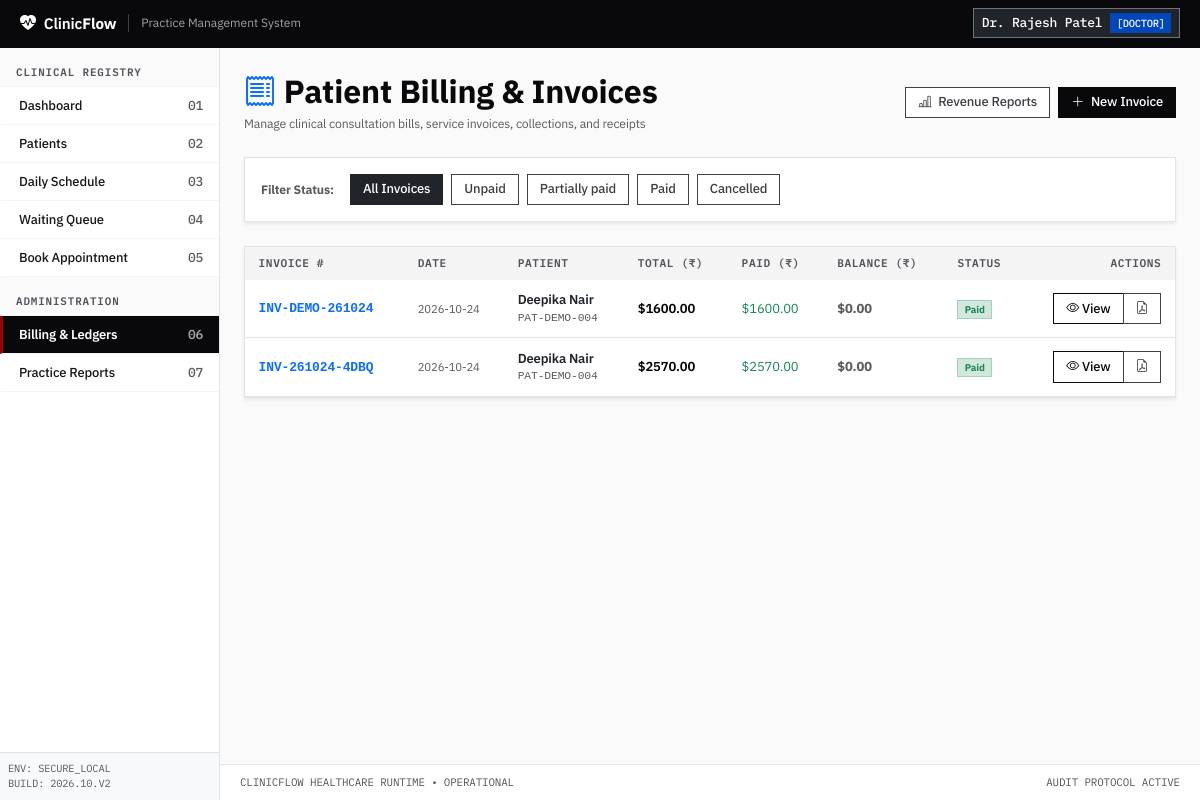
The app's page /billing/ (signed in) with its own data.
### app/models/user.py (models this page shows, shortened)
class User(UserMixin, db.Model):
    __tablename__ = 'users'
    id = db.Column(db.Integer, primary_key=True)
    name = db.Column(db.String(100), nullable=False)
    email = db.Column(db.String(120), unique=True, nullable=False, index=True)
    password_hash = db.Column(db.String(256), nullable=False)
    role = db.Column(db.String(30), nullable=False, default=Role.RECEPTIONIST)
    is_active = db.Column(db.Boolean, default=True, nullable=False)
    created_at = db.Column(db.DateTime, default=lambda: datetime.now(timezone.utc), nullable=False)
    def is_admin(self) -> bool:
        return self.role == Role.ADMIN

### app/models/billing.py (models this page shows, shortened)
class Invoice(db.Model):
    __tablename__ = 'invoices'
    id = db.Column(db.Integer, primary_key=True)
    invoice_number = db.Column(db.String(32), unique=True, nullable=False, index=True)
    patient_id = db.Column(db.Integer, db.ForeignKey('patients.id', ondelete='CASCADE'), nullable=False, index=True)
    visit_id = db.Column(db.Integer, db.ForeignKey('visits.id', ondelete='SET NULL'), nullable=True, index=True)
    created_by_id = db.Column(db.Integer, db.ForeignKey('users.id', ondelete='SET NULL'), nullable=True)
    subtotal = db.Column(db.Numeric(10, 2), default=Decimal('0.00'), nullable=False)
    discount = db.Column(db.Numeric(10, 2), default=Decimal('0.00'), nullable=False)
    total_amount = db.Column(db.Numeric(10, 2), default=Decimal('0.00'), nullable=False)
    amount_paid = db.Column(db.Numeric(10, 2), default=Decimal('0.00'), nullable=False)
    status = db.Column(db.String(30), default=InvoiceStatus.UNPAID, nullable=False, index=True)
    cancellation_reason = db.Column(db.String(255), nullable=True)
    notes = db.Column(db.Text, nullable=True)
    created_at = db.Column(db.DateTime, default=lambda: datetime.now(timezone.utc), nullable=False, index=True)
    updated_at = db.Column(
        db.DateTime,
        default=lambda: datetime.now(timezone.utc),
        onupdate=lambda: datetime.now(timezone.utc),
        nullable=False
    )
    patient = db.relationship('Patient', backref=db.backref('invoices', lazy='dynamic', cascade='all, delete-orphan'))
    visit = db.relationship('Visit', backref=db.backref('invoices', lazy='dynamic'))
    created_by = db.relationship('User', backref=db.backref('created_invoices', lazy='dynamic'))
    items = db.relationship('InvoiceItem', backref='invoice', cascade='all, delete-orphan', lazy='joined')
    payments = db.relationship('Payment', backref='invoice', cascade='all, delete-orphan', lazy='dynamic')
    @property
    def balance_due(self) -> Decimal:
        if self.status == InvoiceStatus.CANCELLED:
            return Decimal('0.00')
        due = Decimal(str(self.total_amount)) - Decimal(str(self.amount_paid))
        return due if due > Decimal('0.00') else Decimal('0.00')

### app/models/patient.py (models this page shows, shortened)
class Patient(db.Model):
    __tablename__ = 'patients'
    id = db.Column(db.Integer, primary_key=True)
    patient_code = db.Column(db.String(32), unique=True, nullable=False, index=True)
    full_name = db.Column(db.String(120), nullable=False, index=True)
    date_of_birth = db.Column(db.Date, nullable=False)
    phone = db.Column(db.String(25), nullable=False, index=True)
    address = db.Column(db.Text, nullable=False)
    emergency_contact = db.Column(db.String(120), nullable=False)
    is_archived = db.Column(db.Boolean, default=False, nullable=False, index=True)
    archive_reason = db.Column(db.String(255), nullable=True)
    created_at = db.Column(db.DateTime, default=lambda: datetime.now(timezone.utc), nullable=False)
    updated_at = db.Column(
        db.DateTime,
        default=lambda: datetime.now(timezone.utc),
        onupdate=lambda: datetime.now(timezone.utc),
        nullable=False
    )

### app/routes/billing.py (the view)
@bp.route('/')
@staff_required
def index():
    status = request.args.get('status', '').strip() or None
    query = Invoice.query
    if status:
        query = query.filter_by(status=status)
    invoices = query.order_by(Invoice.created_at.desc()).all()
    return render_template('billing/index.html', invoices=invoices, selected_status=status, InvoiceStatus=InvoiceStatus)

### app/templates/billing/index.html (shortened to what this page needs)
{% extends "base.html" %}
{% block content %}
<div class="d-flex flex-wrap justify-content-between align-items-center mb-4 gap-2">
    <div>
        <h2 class="fw-bold mb-1"><i class="bi bi-receipt text-primary me-2"></i>Patient Billing & Invoices</h2>
        <p class="text-muted small mb-0">Manage clinical consultation bills, service invoices, collections, and receipts</p>
    </div>
    <div class="d-flex gap-2">
        <a href="{{ url_for('reports.index') }}" class="btn btn-outline-secondary">
            <i class="bi bi-bar-chart-line me-1"></i> Revenue Reports
        </a>
        <a href="{{ url_for('billing.create') }}" class="btn btn-primary">
            <i class="bi bi-plus-lg me-1"></i> New Invoice
        </a>
    </div>
</div>
<div class="card border-0 shadow-sm mb-4">
    <div class="card-body p-3">
        <div class="d-flex flex-wrap gap-2 align-items-center">
            <span class="text-muted small fw-bold me-2">Filter Status:</span>
            <a href="{{ url_for('billing.index') }}" class="btn btn-sm {% if not selected_status %}btn-dark{% else %}btn-outline-secondary{% endif %}">
                All Invoices
            </a>
            {% for st in InvoiceStatus.ALL_STATUSES %}
            <a href="{{ url_for('billing.index', status=st) }}" class="btn btn-sm {% if selected_status == st %}btn-dark{% else %}btn-outline-secondary{% endif %}">
                {{ st.replace('_', ' ').capitalize() }}
            </a>
            {% endfor %}
        </div>
    </div>
</div>
<div class="card border-0 shadow-sm">
    <div class="table-responsive">
        <table class="table table-hover align-middle mb-0">
            <thead class="table-light">
                <tr>
                    <th>Invoice #</th>
                    <th>Date</th>
                    <th>Patient</th>
                    <th>Total (₹)</th>
                    <th>Paid (₹)</th>
                    <th>Balance (₹)</th>
                    <th>Status</th>
                    <th class="text-end">Actions</th>
                </tr>
            </thead>
            <tbody>
                {% for inv in invoices %}
                <tr>
                    <td>
                        <a href="{{ url_for('billing.detail', invoice_id=inv.id) }}" class="fw-bold font-monospace text-decoration-none">
                            {{ inv.invoice_number }}
                        </a>
                    </td>
                    <td class="text-muted small">{{ inv.created_at.strftime('%Y-%m-%d') }}</td>
                    <td>
                        <a href="{{ url_for('patients.detail', patient_id=inv.patient.id) }}" class="fw-semibold text-dark text-decoration-none">
                            {{ inv.patient.full_name }}
                        </a>
                        <div class="text-muted small font-monospace">{{ inv.patient.patient_code }}</div>
                    </td>
                    <td class="fw-semibold">${{ "%.2f"|format(inv.total_amount) }}</td>
                    <td class="text-success">${{ "%.2f"|format(inv.amount_paid) }}</td>
                    <td class="fw-bold {% if inv.balance_due > 0 %}text-danger{% else %}text-muted{% endif %}">
                        ${{ "%.2f"|format(inv.balance_due) }}
                    </td>
                    <td>
                        {% if inv.status == InvoiceStatus.PAID %}
                            <span class="badge bg-success-subtle text-success border border-success-subtle">Paid</span>
                        {% elif inv.status == InvoiceStatus.PARTIALLY_PAID %}
                            <span class="badge bg-warning-subtle text-dark border border-warning-subtle">Partially Paid</span>
                        {% elif inv.status == InvoiceStatus.UNPAID %}
                            <span class="badge bg-danger-subtle text-danger border border-danger-subtle">Unpaid</span>
                        {% elif inv.status == InvoiceStatus.CANCELLED %}
                            <span class="badge bg-secondary-subtle text-secondary border border-secondary-subtle">Cancelled</span>
                        {% endif %}
                    </td>
                    <td class="text-end">
                        <div class="btn-group btn-group-sm">
                            <a href="{{ url_for('billing.detail', invoice_id=inv.id) }}" class="btn btn-outline-primary" title="View Invoice">
                                <i class="bi bi-eye"></i> View
                            </a>
                            <a href="{{ url_for('billing.invoice_pdf', invoice_id=inv.id) }}" class="btn btn-outline-secondary" target="_blank" title="Print PDF">
                                <i class="bi bi-file-earmark-pdf"></i>
                            </a>
                        </div>
                    </td>
                </tr>
                {% endfor %}
            </tbody>
        </table>
    </div>
</div>
{% endblock %}

### app/templates/base.html (shortened to what this page needs)
<!DOCTYPE html>
<html lang="en">
<head>
    <link href="https://cdn.jsdelivr.net/npm/bootstrap@5.3.3/dist/css/bootstrap.min.css" rel="stylesheet">
    <link href="https://cdn.jsdelivr.net/npm/bootstrap-icons@1.11.3/font/bootstrap-icons.min.css" rel="stylesheet">
</head>
<body>
    <header class="cf-masthead">
        <div class="d-flex align-items-center">
            <a class="cf-brand" href="{{ url_for('main.dashboard') }}">
                <i class="bi bi-heart-pulse-fill text-white fs-6"></i>
                <span>Clinic<strong class="text-white">Flow</strong></span>
            </a>
            <span class="cf-meta-tag d-none d-md-inline-block">Practice Management System</span>
        </div>
        <div>
            {% if current_user.is_authenticated %}
            <div class="dropdown">
                <button class="btn btn-sm btn-dark border border-secondary text-white font-mono py-1 px-2 d-flex align-items-center" type="button" id="userMenuButton" data-bs-toggle="dropdown" aria-expanded="false">
                    <span class="me-2">{{ current_user.name }}</span>
                    <span class="badge-role-{{ current_user.role }}">[{{ current_user.role|upper }}]</span>
                </button>
            </div>
            {% else %}
            <a href="{{ url_for('auth.login') }}" class="btn btn-sm btn-outline-light font-mono">
                [AUTH LOGIN]
            </a>
            {% endif %}
        </div>
    </header>
    <div class="cf-shell">
        {% if current_user.is_authenticated %}
        <nav class="cf-sidebar" id="sidebarNav">
            <div>
                <div class="cf-nav-section-label">CLINICAL REGISTRY</div>
                <a class="cf-nav-item {% if request.endpoint == 'main.dashboard' %}active{% endif %}" href="{{ url_for('main.dashboard') }}">
                    <span>Dashboard</span>
                    <span class="font-mono text-muted">01</span>
                </a>
                <a class="cf-nav-item {% if request.endpoint and 'patients' in request.endpoint %}active{% endif %}" href="{{ url_for('patients.index') }}">
                    <span>Patients</span>
                    <span class="font-mono text-muted">02</span>
                </a>
                <a class="cf-nav-item {% if request.endpoint == 'appointments.index' %}active{% endif %}" href="{{ url_for('appointments.index') }}">
                    <span>Daily Schedule</span>
                    <span class="font-mono text-muted">03</span>
                </a>
                <a class="cf-nav-item {% if request.endpoint == 'appointments.queue' %}active{% endif %}" href="{{ url_for('appointments.queue') }}">
                    <span>Waiting Queue</span>
                    <span class="font-mono text-muted">04</span>
                </a>
                <a class="cf-nav-item {% if request.endpoint == 'appointments.book' %}active{% endif %}" href="{{ url_for('appointments.book') }}">
                    <span>Book Appointment</span>
                    <span class="font-mono text-muted">05</span>
                </a>
                <div class="cf-nav-section-label">ADMINISTRATION</div>
                <a class="cf-nav-item {% if request.endpoint and 'billing' in request.endpoint %}active{% endif %}" href="{{ url_for('billing.index') }}">
                    <span>Billing & Ledgers</span>
                    <span class="font-mono text-muted">06</span>
                </a>
                <a class="cf-nav-item {% if request.endpoint and 'reports' in request.endpoint %}active{% endif %}" href="{{ url_for('reports.index') }}">
                    <span>Practice Reports</span>
                    <span class="font-mono text-muted">07</span>
                </a>
            </div>
            <div class="p-2 border-top bg-light font-mono text-muted" style="font-size: 0.65rem;">
                ENV: SECURE_LOCAL<br>
                BUILD: 2026.10.V2
            </div>
        </nav>
        {% endif %}
        <div class="cf-canvas">
            <main class="cf-main">
                {% block content %}{% endblock %}
            </main>
            <footer class="cf-footer">
                <div>CLINICFLOW HEALTHCARE RUNTIME &bull; OPERATIONAL</div>
                <div>AUDIT PROTOCOL ACTIVE</div>
            </footer>
        </div>
    </div>
</body>
</html>

### records on screen
User: name "Dr. Rajesh Patel", role "DOCTOR"
Invoice: invoice_number "INV-DEMO-261024", created_at "2026-10-24", patient.full_name "Deepika Nair", patient.patient_code "PAT-DEMO-004", total_amount "1600.00", amount_paid "1600.00", balance_due "0.00", shows "Paid"
Invoice: invoice_number "INV-261024-4DBQ", created_at "2026-10-24", patient.full_name "Deepika Nair", patient.patient_code "PAT-DEMO-004", total_amount "2570.00", amount_paid "2570.00", balance_due "0.00", shows "Paid"

### other values on screen
{{ st.replace('_', ' ').capitalize() }} "Unpaid" "Partially paid" "Paid" "Cancelled"
